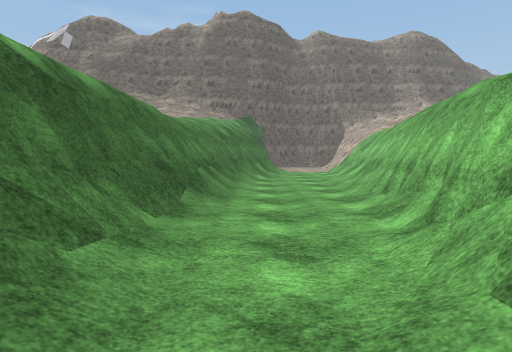
[1] (above)

16 first-person views from a walk through a Unity game level. The camera is 1.5 m above the floor, tilts 4° down and sees 80° across. The floor is counted in squares, 2 m on a side. Each view is taken from the middle of a square. On the plan, view 1 faces up. The plan holds only what a view shows up to about 10 squares ahead; the rest is blank. The place goes on beyond the plan. The player is left out. Surface patterns are stand-ins for the level's own textures.

[2]
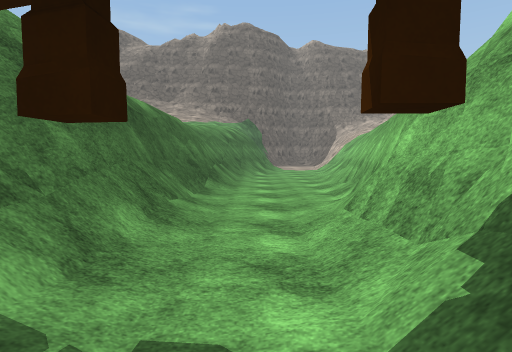

[3]
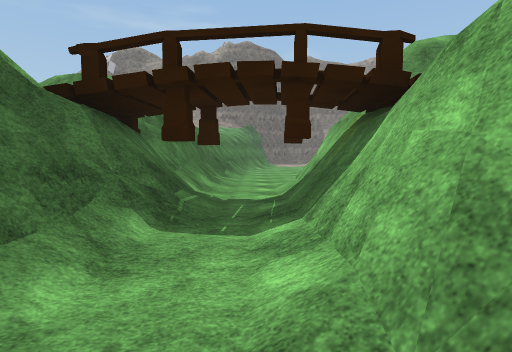

[4]
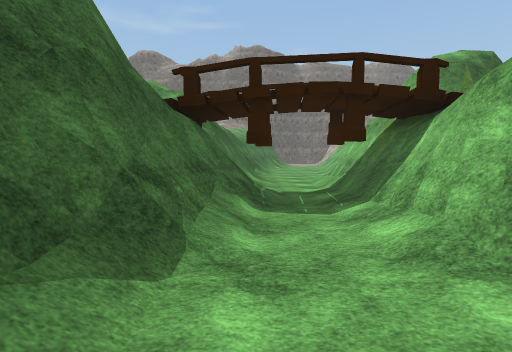

[5]
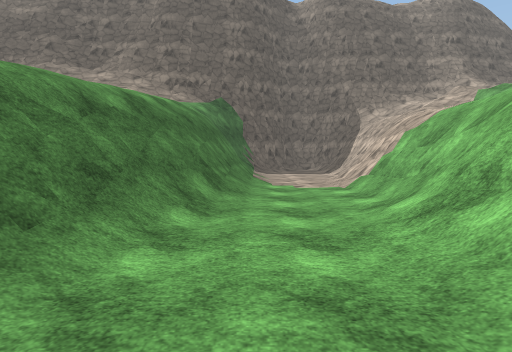

[6]
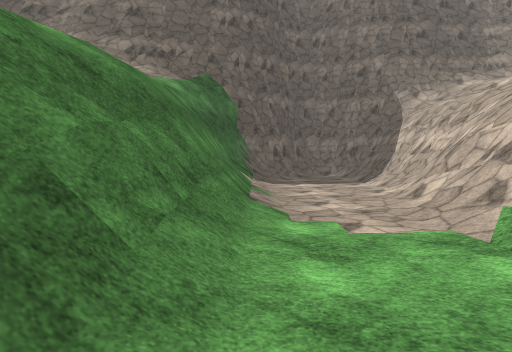

[7]
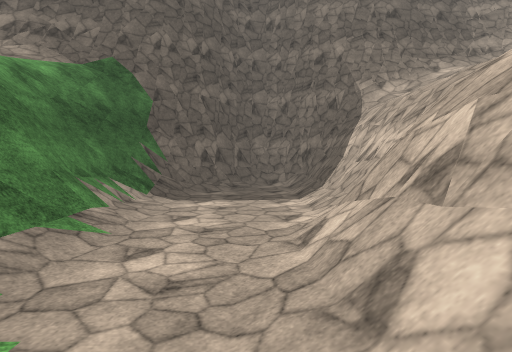

[8]
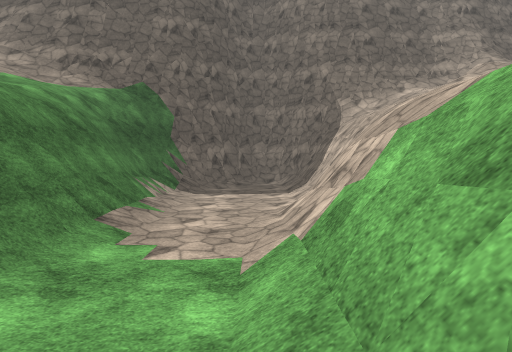

[9]
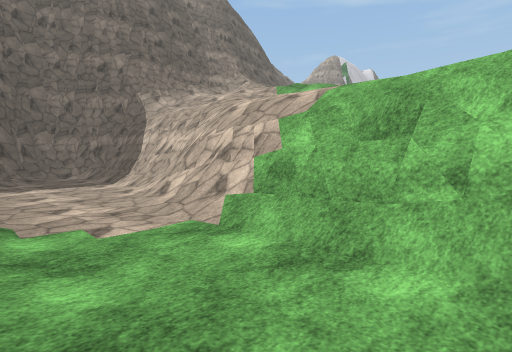

[10]
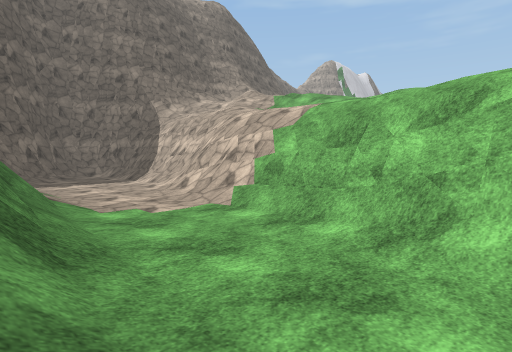

[11]
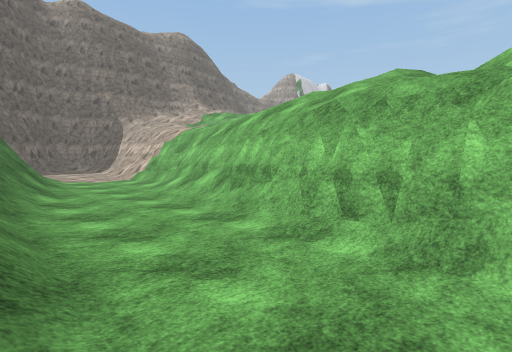

[12]
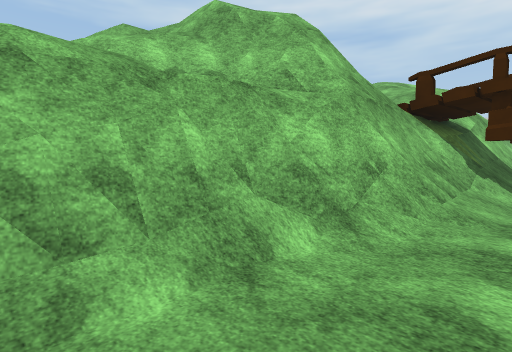

[13]
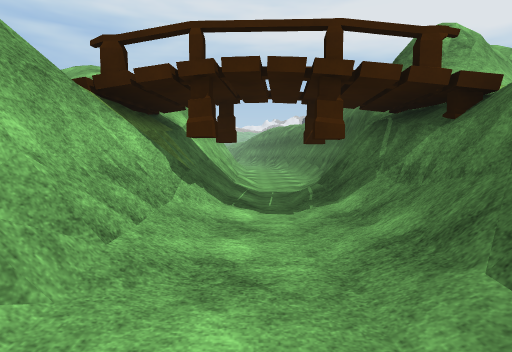

[14]
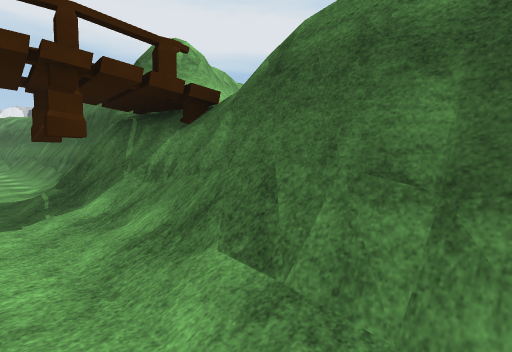

[15]
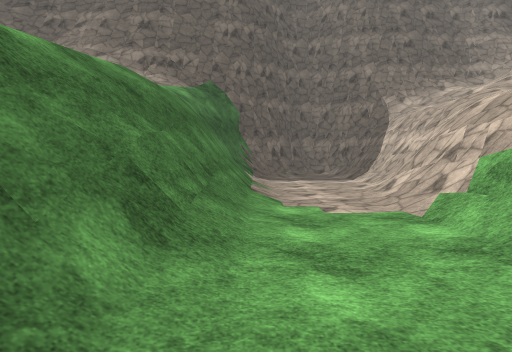

[16]
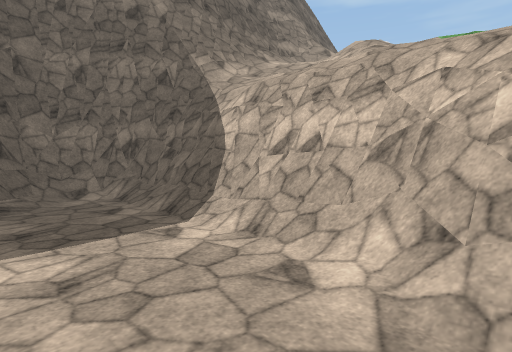

### Floor plan
Key: @ floor where view 1 was taken; # wall or solid block; x gap in a wall; . main floor; : floor 3.25 m higher than the main floor; + floor 3.5 m higher than the main floor; * floor 4 m higher than the main floor; % floor 5.5 m higher than the main floor; & floor 6 m higher than the main floor; $ floor 6.5 m higher than the main floor; / step, stairs or slope; = window, fence, low wall or low ledge; v drop or lower ground.
Columns run from 7 left of view 1 to 11 right of it. Each row starts with its distance up from view 1.
 22          ##########
 21          #/####////
 20 ##########./#///$
 19 # /////##../#////
 18    ////##../#////
 17     ///#/../v///&
 16      //#/../#////
 15       /v=..=/* //
 14       /v=..v/
 13       /#../=/
 12       /#..///
 11      */=..///
 10      /==..//+
  9      /#...=/*
  8      /#...v/
  7      /v../=//
  6      /v../#///
  5      /#..#////
  4      v#..v/*/
  3      #...#:=//
  2   ///#=..##v=/
  1   =//#/.##v =
  0     /=/@#v=#
 -1      ##.#/
 -2    //=#.x/
 -3   ####..#//
 -4  =/ v#..#///
 -5     ##..# %/
 -6     ##..
 -7     ##..

Where each view was taken, in squares from view 1:
view 1: 0 up, 0 right, facing up
view 2: 2 down, 0 right, facing up
view 3: 6 down, 0 right, facing up
view 4: 7 down, 1 left, facing up
view 5: 6 up, 1 right, facing up
view 6: 10 up, 1 right, facing up
view 7: 12 up, 3 right, facing up
view 8: 10 up, 3 right, facing up
view 9: 10 up, 1 right, facing up-right
view 10: 9 up, 0 right, facing up-right
view 11: 3 up, 1 left, facing up-right
view 12: 5 up, 0 right, facing down-right
view 13: 3 up, 0 right, facing down
view 14: 3 up, 0 right, facing down-left
view 15: 9 up, 1 right, facing up
view 16: 15 up, 2 right, facing up-right
